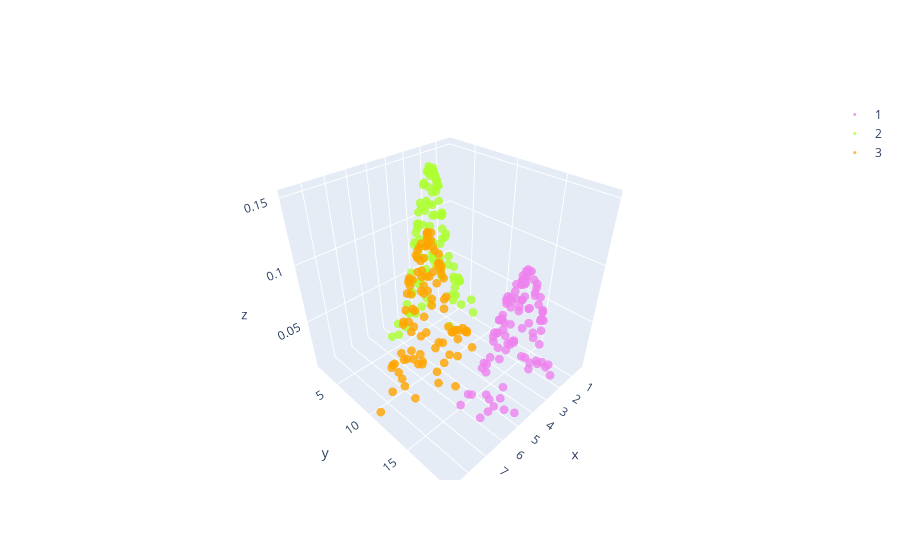

Notebook source saved alongside this figure:
### Code cell
fig = go.Figure()
for i in range(len(l)):

    data = mod_sample[labels==l[i],:]
    
    # construct a gaussian kernel density estimate of the distribution
    kde = KernelDensity(bandwidth=0.5, kernel='gaussian')
    kde.fit(data)
    
    Z = np.exp(kde.score_samples(data))
    #Z = Z.reshape(X.shape)
   
    # plot contours of the density
    #levels = np.linspace(0, Z.max(), 15)
    #ax.scatter(Y, Y, Z, levels=levels, colors=cmaps[i])
    fig.add_trace(go.Scatter3d(x=data[:,0], y=data[:,1], z=Z, name=str(l[i]) , mode='markers', 
                               marker=dict(size=3,
                                           color=cmaps[i],  # set color to an array/list of desired values
                                           opacity=0.8))) 
    
py.offline.iplot(fig)
